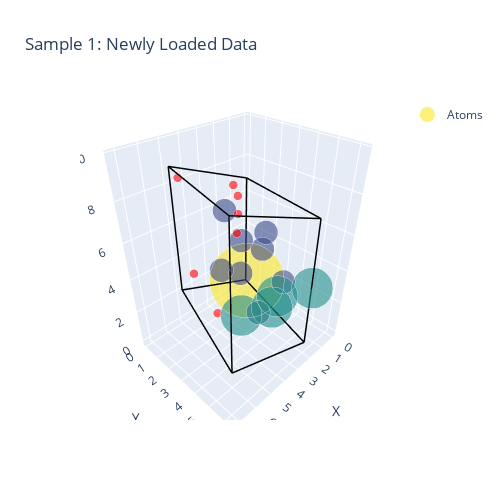

The cell this chart's notebook holds for it:
### Markdown cell above
## New Dataset Generation

### Code cell
new_data_list = []
import pickle
import numpy as np

for idx in range(10):

  single_data = train_dataset[idx]
  cell = single_data.cell[0].numpy()
  x_vec, y_vec, z_vec = cell[0], cell[1], cell[2]

  # Assuming that positions are in cartesian coords not fractional coords
  positions = single_data.pos.numpy()
  atomic_numbers = single_data.species.numpy()
  new_points = positions.copy()
  new_atomic_numbers = atomic_numbers.copy()


  # Calculate iterations once
  iterations = 20 - single_data.n_atoms.item()

  # Generate ghost atoms
  for i in range(iterations):
      # Define the dictionary of inputs for the function
      inputs_for_crash_analysis = {
          'points': new_points,
          'atomic_numbers': new_atomic_numbers,
          'x_vec': x_vec,
          'y_vec': y_vec,
          'z_vec': z_vec
      }
      
      next_point = VoronoiGenerator._get_next_point(points=new_points, atomic_numbers=new_atomic_numbers, x_vec=x_vec, y_vec=y_vec, z_vec=z_vec)
      
      if np.any(np.isnan(next_point)):
          print("NaN value detected, breaking loop.")
          break

      new_atomic_numbers = np.append(new_atomic_numbers, -1)
      new_points = np.vstack([new_points, next_point])


  # Update pos, n_atoms, batch
  single_data.pos = torch.from_numpy(new_points).to(dtype=torch.float64)
  single_data.n_atoms = torch.tensor(20, dtype=torch.long)
  single_data.batch = torch.zeros(20, dtype=torch.long)  # All atoms belong to config 0

  # Update species efficiently
  num_ghosts = iterations
  ghost_species = torch.full((num_ghosts,), -1, dtype=torch.long)
  # Ensure single_data.species is a tensor before concatenating
  if not isinstance(single_data.species, torch.Tensor):
      single_data.species = torch.tensor(single_data.species, dtype=torch.long)
  single_data.species = torch.cat([single_data.species.long(), ghost_species])

  new_data_list.append(single_data)

  if idx == 1:
    plot_crystal_with_points(single_data, idx)

### Figure 1 — Plotly figure (JSON) as saved in the notebook; plotly's stock layout.template omitted (floating-point values rounded to 4 significant figures)
{"data": [{"hoverinfo": "text", "hovertext": ["A_n: 60<br>Pos: (0.00, 0.00, 0.00)", "A_n: 13<br>Pos: (5.34, 4.90, 7.51)", "A_n: 13<br>Pos: (2.93, 1.39, 6.52)", "A_n: 13<br>Pos: (3.24, 4.10, 5.77)", "A_n: 13<br>Pos: (0.84, 2.20, 4.78)", "A_n: 13<br>Pos: (1.56, 4.10, 3.02)", "A_n: 13<br>Pos: (3.97, 2.20, 4.01)", "A_n: 13<br>Pos: (1.87, 1.39, 2.28)", "A_n: 13<br>Pos: (4.27, 4.90, 3.27)", "A_n: 29<br>Pos: (3.60, 3.15, 1.49)", "A_n: 29<br>Pos: (1.20, 3.15, 0.50)", "A_n: 29<br>Pos: (2.40, 6.29, 4.40)", "A_n: 29<br>Pos: (4.81, 6.29, 5.39)", "A_n: -1<br>Pos: (4.89, 0.71, 8.52)", "A_n: -1<br>Pos: (3.96, 0.00, 2.61)", "A_n: -1<br>Pos: (6.37, 4.62, 4.42)", "A_n: -1<br>Pos: (0.99, 0.00, 6.73)", "A_n: -1<br>Pos: (6.45, 5.89, 9.40)", "A_n: -1<br>Pos: (3.92, 3.31, 8.26)", "A_n: -1<br>Pos: (0.93, 0.18, 3.90)"], "marker": {"color": ["rgb(253, 231, 37)", "rgb(61, 75, 137)", "rgb(61, 75, 137)", "rgb(61, 75, 137)", "rgb(61, 75, 137)", "rgb(61, 75, 137)", "rgb(61, 75, 137)", "rgb(61, 75, 137)", "rgb(61, 75, 137)", "rgb(35, 142, 140)", "rgb(35, 142, 140)", "rgb(35, 142, 140)", "rgb(35, 142, 140)", "red", "red", "red", "red", "red", "red", "red"], "opacity": 0.6, "size": [51.75, 16.5, 16.5, 16.5, 16.5, 16.5, 16.5, 16.5, 16.5, 28.5, 28.5, 28.5, 28.5, 6.0, 6.0, 6.0, 6.0, 6.0, 6.0, 6.0]}, "mode": "markers", "name": "Atoms", "type": "scatter3d", "x": [0.0, 5.337, 2.934, 3.241, 0.8384, 1.564, 3.967, 1.871, 4.274, 3.604, 1.201, 2.403, 4.805, 4.888, 3.958, 6.369, 0.9908, 6.455, 3.924, 0.9287], "y": [0.0, 4.902, 1.392, 4.098, 2.196, 4.098, 2.196, 1.392, 4.902, 3.147, 3.147, 6.294, 6.294, 0.7133, 2.861e-06, 4.616, 2.861e-06, 5.886, 3.31, 0.1764], "z": [0.0, 7.508, 6.515, 5.772, 4.78, 3.022, 4.015, 2.279, 3.272, 1.489, 0.4962, 4.397, 5.39, 8.52, 2.611, 4.42, 6.732, 9.399, 8.256, 3.896]}, {"hoverinfo": "none", "line": {"color": "black", "width": 3}, "mode": "lines", "showlegend": false, "type": "scatter3d", "x": [0, 4.805], "y": [0, 0], "z": [0, 1.985]}, {"hoverinfo": "none", "line": {"color": "black", "width": 3}, "mode": "lines", "showlegend": false, "type": "scatter3d", "x": [0, 2.403], "y": [0, 6.294], "z": [0, 0.9923]}, {"hoverinfo": "none", "line": {"color": "black", "width": 3}, "mode": "lines", "showlegend": false, "type": "scatter3d", "x": [0, 0], "y": [0, 0], "z": [0, 6.81]}, {"hoverinfo": "none", "line": {"color": "black", "width": 3}, "mode": "lines", "showlegend": false, "type": "scatter3d", "x": [4.805, 7.208], "y": [0, 6.294], "z": [1.985, 2.977]}, {"hoverinfo": "none", "line": {"color": "black", "width": 3}, "mode": "lines", "showlegend": false, "type": "scatter3d", "x": [4.805, 4.805], "y": [0, 0], "z": [1.985, 8.795]}, {"hoverinfo": "none", "line": {"color": "black", "width": 3}, "mode": "lines", "showlegend": false, "type": "scatter3d", "x": [2.403, 7.208], "y": [6.294, 6.294], "z": [0.9923, 2.977]}, {"hoverinfo": "none", "line": {"color": "black", "width": 3}, "mode": "lines", "showlegend": false, "type": "scatter3d", "x": [2.403, 2.403], "y": [6.294, 6.294], "z": [0.9923, 7.802]}, {"hoverinfo": "none", "line": {"color": "black", "width": 3}, "mode": "lines", "showlegend": false, "type": "scatter3d", "x": [0, 4.805], "y": [0, 0], "z": [6.81, 8.795]}, {"hoverinfo": "none", "line": {"color": "black", "width": 3}, "mode": "lines", "showlegend": false, "type": "scatter3d", "x": [0, 2.403], "y": [0, 6.294], "z": [6.81, 7.802]}, {"hoverinfo": "none", "line": {"color": "black", "width": 3}, "mode": "lines", "showlegend": false, "type": "scatter3d", "x": [7.208, 7.208], "y": [6.294, 6.294], "z": [2.977, 9.787]}, {"hoverinfo": "none", "line": {"color": "black", "width": 3}, "mode": "lines", "showlegend": false, "type": "scatter3d", "x": [4.805, 7.208], "y": [0, 6.294], "z": [8.795, 9.787]}, {"hoverinfo": "none", "line": {"color": "black", "width": 3}, "mode": "lines", "showlegend": false, "type": "scatter3d", "x": [2.403, 7.208], "y": [6.294, 6.294], "z": [7.802, 9.787]}], "layout": {"autosize": false, "height": 500, "scene": {"xaxis": {"title": {"text": "X"}}, "yaxis": {"title": {"text": "Y"}}, "zaxis": {"title": {"text": "Z"}}}, "title": {"text": "Sample 1: Newly Loaded Data"}, "width": 500}}
